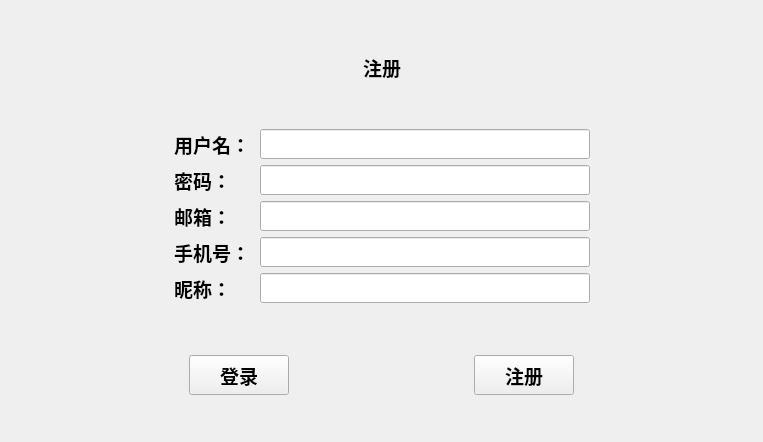
<?xml version="1.0" encoding="UTF-8"?>
<ui version="4.0">
 <class>NewUser</class>
 <widget class="QWidget" name="NewUser">
  <property name="geometry">
   <rect>
    <x>0</x>
    <y>0</y>
    <width>763</width>
    <height>442</height>
   </rect>
  </property>
  <property name="windowTitle">
   <string>Form</string>
  </property>
  <layout class="QGridLayout" name="gridLayout">
   <item row="0" column="0">
    <layout class="QVBoxLayout" name="verticalLayout">
     <item>
      <spacer name="verticalSpacer_3">
       <property name="orientation">
        <enum>Qt::Vertical</enum>
       </property>
       <property name="sizeHint" stdset="0">
        <size>
         <width>20</width>
         <height>17</height>
        </size>
       </property>
      </spacer>
     </item>
     <item>
      <layout class="QHBoxLayout" name="horizontalLayout_4">
       <item>
        <spacer name="horizontalSpacer_8">
         <property name="orientation">
          <enum>Qt::Horizontal</enum>
         </property>
         <property name="sizeHint" stdset="0">
          <size>
           <width>40</width>
           <height>20</height>
          </size>
         </property>
        </spacer>
       </item>
       <item>
        <widget class="QLabel" name="label_3">
         <property name="minimumSize">
          <size>
           <width>80</width>
           <height>30</height>
          </size>
         </property>
         <property name="maximumSize">
          <size>
           <width>80</width>
           <height>30</height>
          </size>
         </property>
         <property name="font">
          <font>
           <family>微软雅黑</family>
           <pointsize>14</pointsize>
           <weight>75</weight>
           <bold>true</bold>
          </font>
         </property>
         <property name="text">
          <string>注册</string>
         </property>
         <property name="alignment">
          <set>Qt::AlignCenter</set>
         </property>
        </widget>
       </item>
       <item>
        <spacer name="horizontalSpacer_9">
         <property name="orientation">
          <enum>Qt::Horizontal</enum>
         </property>
         <property name="sizeHint" stdset="0">
          <size>
           <width>40</width>
           <height>20</height>
          </size>
         </property>
        </spacer>
       </item>
      </layout>
     </item>
     <item>
      <spacer name="verticalSpacer_4">
       <property name="orientation">
        <enum>Qt::Vertical</enum>
       </property>
       <property name="sizeHint" stdset="0">
        <size>
         <width>20</width>
         <height>17</height>
        </size>
       </property>
      </spacer>
     </item>
     <item>
      <layout class="QHBoxLayout" name="horizontalLayout_2">
       <item>
        <spacer name="horizontalSpacer_3">
         <property name="orientation">
          <enum>Qt::Horizontal</enum>
         </property>
         <property name="sizeHint" stdset="0">
          <size>
           <width>40</width>
           <height>20</height>
          </size>
         </property>
        </spacer>
       </item>
       <item>
        <widget class="QLabel" name="label">
         <property name="minimumSize">
          <size>
           <width>80</width>
           <height>30</height>
          </size>
         </property>
         <property name="maximumSize">
          <size>
           <width>80</width>
           <height>30</height>
          </size>
         </property>
         <property name="font">
          <font>
           <family>微软雅黑</family>
           <pointsize>14</pointsize>
           <weight>75</weight>
           <bold>true</bold>
          </font>
         </property>
         <property name="text">
          <string>用户名：</string>
         </property>
        </widget>
       </item>
       <item>
        <widget class="QLineEdit" name="Newname">
         <property name="minimumSize">
          <size>
           <width>330</width>
           <height>30</height>
          </size>
         </property>
         <property name="maximumSize">
          <size>
           <width>330</width>
           <height>30</height>
          </size>
         </property>
         <property name="font">
          <font>
           <family>微软雅黑</family>
           <pointsize>12</pointsize>
           <weight>75</weight>
           <bold>true</bold>
          </font>
         </property>
        </widget>
       </item>
       <item>
        <spacer name="horizontalSpacer_6">
         <property name="orientation">
          <enum>Qt::Horizontal</enum>
         </property>
         <property name="sizeHint" stdset="0">
          <size>
           <width>40</width>
           <height>20</height>
          </size>
         </property>
        </spacer>
       </item>
      </layout>
     </item>
     <item>
      <layout class="QHBoxLayout" name="horizontalLayout_3">
       <item>
        <spacer name="horizontalSpacer_4">
         <property name="orientation">
          <enum>Qt::Horizontal</enum>
         </property>
         <property name="sizeHint" stdset="0">
          <size>
           <width>40</width>
           <height>20</height>
          </size>
         </property>
        </spacer>
       </item>
       <item>
        <widget class="QLabel" name="label_2">
         <property name="minimumSize">
          <size>
           <width>80</width>
           <height>30</height>
          </size>
         </property>
         <property name="maximumSize">
          <size>
           <width>80</width>
           <height>30</height>
          </size>
         </property>
         <property name="font">
          <font>
           <family>微软雅黑</family>
           <pointsize>14</pointsize>
           <weight>75</weight>
           <bold>true</bold>
          </font>
         </property>
         <property name="text">
          <string>密码：</string>
         </property>
        </widget>
       </item>
       <item>
        <widget class="QLineEdit" name="Newpassword">
         <property name="minimumSize">
          <size>
           <width>330</width>
           <height>30</height>
          </size>
         </property>
         <property name="maximumSize">
          <size>
           <width>330</width>
           <height>30</height>
          </size>
         </property>
         <property name="font">
          <font>
           <family>微软雅黑</family>
           <pointsize>12</pointsize>
           <weight>75</weight>
           <bold>true</bold>
          </font>
         </property>
        </widget>
       </item>
       <item>
        <spacer name="horizontalSpacer_7">
         <property name="orientation">
          <enum>Qt::Horizontal</enum>
         </property>
         <property name="sizeHint" stdset="0">
          <size>
           <width>40</width>
           <height>20</height>
          </size>
         </property>
        </spacer>
       </item>
      </layout>
     </item>
     <item>
      <layout class="QHBoxLayout" name="horizontalLayout_11">
       <item>
        <spacer name="horizontalSpacer_23">
         <property name="orientation">
          <enum>Qt::Horizontal</enum>
         </property>
         <property name="sizeHint" stdset="0">
          <size>
           <width>40</width>
           <height>20</height>
          </size>
         </property>
        </spacer>
       </item>
       <item>
        <widget class="QLabel" name="label_9">
         <property name="minimumSize">
          <size>
           <width>80</width>
           <height>30</height>
          </size>
         </property>
         <property name="maximumSize">
          <size>
           <width>80</width>
           <height>30</height>
          </size>
         </property>
         <property name="font">
          <font>
           <family>微软雅黑</family>
           <pointsize>14</pointsize>
           <weight>75</weight>
           <bold>true</bold>
          </font>
         </property>
         <property name="text">
          <string>邮箱：</string>
         </property>
        </widget>
       </item>
       <item>
        <widget class="QLineEdit" name="NewEmail">
         <property name="minimumSize">
          <size>
           <width>330</width>
           <height>30</height>
          </size>
         </property>
         <property name="maximumSize">
          <size>
           <width>330</width>
           <height>30</height>
          </size>
         </property>
         <property name="font">
          <font>
           <family>微软雅黑</family>
           <pointsize>12</pointsize>
           <weight>75</weight>
           <bold>true</bold>
          </font>
         </property>
        </widget>
       </item>
       <item>
        <spacer name="horizontalSpacer_24">
         <property name="orientation">
          <enum>Qt::Horizontal</enum>
         </property>
         <property name="sizeHint" stdset="0">
          <size>
           <width>40</width>
           <height>20</height>
          </size>
         </property>
        </spacer>
       </item>
      </layout>
     </item>
     <item>
      <layout class="QHBoxLayout" name="horizontalLayout_10">
       <item>
        <spacer name="horizontalSpacer_5">
         <property name="orientation">
          <enum>Qt::Horizontal</enum>
         </property>
         <property name="sizeHint" stdset="0">
          <size>
           <width>40</width>
           <height>20</height>
          </size>
         </property>
        </spacer>
       </item>
       <item>
        <widget class="QLabel" name="label_8">
         <property name="minimumSize">
          <size>
           <width>80</width>
           <height>30</height>
          </size>
         </property>
         <property name="maximumSize">
          <size>
           <width>80</width>
           <height>30</height>
          </size>
         </property>
         <property name="font">
          <font>
           <family>微软雅黑</family>
           <pointsize>14</pointsize>
           <weight>75</weight>
           <bold>true</bold>
          </font>
         </property>
         <property name="text">
          <string>手机号：</string>
         </property>
        </widget>
       </item>
       <item>
        <widget class="QLineEdit" name="NewPhone">
         <property name="minimumSize">
          <size>
           <width>330</width>
           <height>30</height>
          </size>
         </property>
         <property name="maximumSize">
          <size>
           <width>330</width>
           <height>30</height>
          </size>
         </property>
         <property name="font">
          <font>
           <family>微软雅黑</family>
           <pointsize>12</pointsize>
           <weight>75</weight>
           <bold>true</bold>
          </font>
         </property>
        </widget>
       </item>
       <item>
        <spacer name="horizontalSpacer_22">
         <property name="orientation">
          <enum>Qt::Horizontal</enum>
         </property>
         <property name="sizeHint" stdset="0">
          <size>
           <width>40</width>
           <height>20</height>
          </size>
         </property>
        </spacer>
       </item>
      </layout>
     </item>
     <item>
      <layout class="QHBoxLayout" name="horizontalLayout_12">
       <item>
        <spacer name="horizontalSpacer_25">
         <property name="orientation">
          <enum>Qt::Horizontal</enum>
         </property>
         <property name="sizeHint" stdset="0">
          <size>
           <width>40</width>
           <height>20</height>
          </size>
         </property>
        </spacer>
       </item>
       <item>
        <widget class="QLabel" name="label_10">
         <property name="minimumSize">
          <size>
           <width>80</width>
           <height>30</height>
          </size>
         </property>
         <property name="maximumSize">
          <size>
           <width>80</width>
           <height>30</height>
          </size>
         </property>
         <property name="font">
          <font>
           <family>微软雅黑</family>
           <pointsize>14</pointsize>
           <weight>75</weight>
           <bold>true</bold>
          </font>
         </property>
         <property name="text">
          <string>昵称：</string>
         </property>
        </widget>
       </item>
       <item>
        <widget class="QLineEdit" name="NewNickname">
         <property name="minimumSize">
          <size>
           <width>330</width>
           <height>30</height>
          </size>
         </property>
         <property name="maximumSize">
          <size>
           <width>330</width>
           <height>30</height>
          </size>
         </property>
         <property name="font">
          <font>
           <family>微软雅黑</family>
           <pointsize>12</pointsize>
           <weight>75</weight>
           <bold>true</bold>
          </font>
         </property>
        </widget>
       </item>
       <item>
        <spacer name="horizontalSpacer_26">
         <property name="orientation">
          <enum>Qt::Horizontal</enum>
         </property>
         <property name="sizeHint" stdset="0">
          <size>
           <width>40</width>
           <height>20</height>
          </size>
         </property>
        </spacer>
       </item>
      </layout>
     </item>
     <item>
      <spacer name="verticalSpacer">
       <property name="orientation">
        <enum>Qt::Vertical</enum>
       </property>
       <property name="sizeHint" stdset="0">
        <size>
         <width>14</width>
         <height>13</height>
        </size>
       </property>
      </spacer>
     </item>
     <item>
      <layout class="QHBoxLayout" name="horizontalLayout">
       <item>
        <spacer name="horizontalSpacer">
         <property name="orientation">
          <enum>Qt::Horizontal</enum>
         </property>
         <property name="sizeHint" stdset="0">
          <size>
           <width>40</width>
           <height>20</height>
          </size>
         </property>
        </spacer>
       </item>
       <item>
        <widget class="QPushButton" name="btnlogin">
         <property name="minimumSize">
          <size>
           <width>100</width>
           <height>40</height>
          </size>
         </property>
         <property name="maximumSize">
          <size>
           <width>80</width>
           <height>30</height>
          </size>
         </property>
         <property name="font">
          <font>
           <family>微软雅黑</family>
           <pointsize>14</pointsize>
           <weight>75</weight>
           <bold>true</bold>
          </font>
         </property>
         <property name="text">
          <string>登录</string>
         </property>
        </widget>
       </item>
       <item>
        <spacer name="horizontalSpacer_2">
         <property name="orientation">
          <enum>Qt::Horizontal</enum>
         </property>
         <property name="sizeHint" stdset="0">
          <size>
           <width>40</width>
           <height>20</height>
          </size>
         </property>
        </spacer>
       </item>
       <item>
        <widget class="QPushButton" name="btnNewUser">
         <property name="minimumSize">
          <size>
           <width>100</width>
           <height>40</height>
          </size>
         </property>
         <property name="maximumSize">
          <size>
           <width>80</width>
           <height>30</height>
          </size>
         </property>
         <property name="font">
          <font>
           <family>微软雅黑</family>
           <pointsize>14</pointsize>
           <weight>75</weight>
           <bold>true</bold>
          </font>
         </property>
         <property name="text">
          <string>注册</string>
         </property>
        </widget>
       </item>
       <item>
        <spacer name="horizontalSpacer_19">
         <property name="orientation">
          <enum>Qt::Horizontal</enum>
         </property>
         <property name="sizeHint" stdset="0">
          <size>
           <width>40</width>
           <height>20</height>
          </size>
         </property>
        </spacer>
       </item>
      </layout>
     </item>
     <item>
      <spacer name="verticalSpacer_2">
       <property name="orientation">
        <enum>Qt::Vertical</enum>
       </property>
       <property name="sizeHint" stdset="0">
        <size>
         <width>14</width>
         <height>13</height>
        </size>
       </property>
      </spacer>
     </item>
    </layout>
   </item>
  </layout>
 </widget>
 <resources/>
 <connections/>
</ui>
